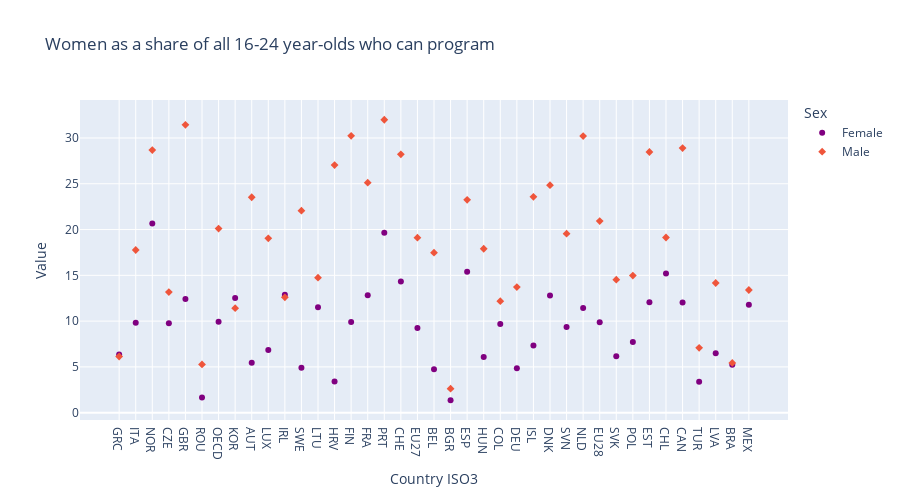

The code cell stored with this chart in its notebook:
### Markdown cell above
Note: You don't have to specify all the categories available in the mapping. For example, in the following snippet we only set the color for the category 'Female' and left the rest to `plotly`

### Code cell
fig = px.scatter(df, x="Country ISO3", y="Value", 
                 color="Sex",
                 symbol="Sex",
                 color_discrete_map = {'Female':'purple'},
                 title="Women as a share of all 16-24 year-olds who can program",
                 width=900, height=500
                )
fig.show()

### Figure 1 — Plotly figure (JSON) as saved in the notebook; plotly's stock layout.template omitted (floating-point values rounded to 4 significant figures)
{"data": [{"hovertemplate": "Sex=Female<br>Country ISO3=%{x}<br>Value=%{y}<extra></extra>", "legendgroup": "Female", "marker": {"color": "purple", "symbol": "circle"}, "mode": "markers", "name": "Female", "orientation": "v", "showlegend": true, "type": "scatter", "x": ["GRC", "ITA", "NOR", "CZE", "GBR", "ROU", "OECD", "KOR", "AUT", "LUX", "IRL", "SWE", "LTU", "HRV", "FIN", "FRA", "PRT", "CHE", "EU27", "BEL", "BGR", "ESP", "HUN", "COL", "DEU", "ISL", "DNK", "SVN", "NLD", "EU28", "SVK", "POL", "EST", "CHL", "CAN", "TUR", "LVA", "BRA", "MEX"], "xaxis": "x", "y": [6.34, 9.822, 20.66, 9.756, 12.41, 1.647, 9.936, 12.53, 5.443, 6.836, 12.87, 4.902, 11.51, 3.416, 9.912, 12.83, 19.65, 14.33, 9.255, 4.731, 1.356, 15.38, 6.092, 9.697, 4.856, 7.338, 12.79, 9.344, 11.42, 9.887, 6.156, 7.708, 12.06, 15.21, 12.04, 3.374, 6.502, 5.235, 11.79], "yaxis": "y"}, {"hovertemplate": "Sex=Male<br>Country ISO3=%{x}<br>Value=%{y}<extra></extra>", "legendgroup": "Male", "marker": {"color": "#EF553B", "symbol": "diamond"}, "mode": "markers", "name": "Male", "orientation": "v", "showlegend": true, "type": "scatter", "x": ["MEX", "SWE", "EU27", "LVA", "BGR", "CHE", "TUR", "ITA", "ROU", "FRA", "LTU", "HRV", "FIN", "COL", "IRL", "HUN", "DEU", "LUX", "GBR", "AUT", "POL", "DNK", "EST", "ISL", "GRC", "SVN", "ESP", "EU28", "KOR", "OECD", "BRA", "SVK", "NOR", "BEL", "CAN", "PRT", "CHL", "CZE", "NLD"], "xaxis": "x", "y": [13.4, 22.07, 19.11, 14.16, 2.623, 28.21, 7.085, 17.77, 5.27, 25.12, 14.74, 27.05, 30.23, 12.17, 12.6, 17.9, 13.72, 19.04, 31.44, 23.53, 14.97, 24.85, 28.47, 23.58, 6.135, 19.55, 23.25, 20.92, 11.41, 20.1, 5.43, 14.53, 28.68, 17.48, 28.9, 31.99, 19.13, 13.17, 30.21], "yaxis": "y"}], "layout": {"height": 500, "legend": {"title": {"text": "Sex"}, "tracegroupgap": 0}, "title": {"text": "Women as a share of all 16-24 year-olds who can program"}, "width": 900, "xaxis": {"anchor": "y", "domain": [0, 1], "title": {"text": "Country ISO3"}}, "yaxis": {"anchor": "x", "domain": [0, 1], "title": {"text": "Value"}}}}
